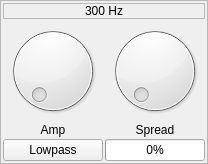
                     <widget class="QFrame" name="frame_25">
                      <property name="frameShape">
                       <enum>QFrame::StyledPanel</enum>
                      </property>
                      <layout class="QGridLayout" name="gridLayout_102">
                       <property name="leftMargin">
                        <number>2</number>
                       </property>
                       <property name="topMargin">
                        <number>2</number>
                       </property>
                       <property name="rightMargin">
                        <number>2</number>
                       </property>
                       <property name="bottomMargin">
                        <number>2</number>
                       </property>
                       <property name="spacing">
                        <number>2</number>
                       </property>
                       <item row="1" column="0">
                        <layout class="QVBoxLayout" name="verticalLayout_55">
                         <item>
                          <widget class="QDial" name="amp_dial_9">
                           <property name="minimum">
                            <number>0</number>
                           </property>
                           <property name="maximum">
                            <number>200</number>
                           </property>
                          </widget>
                         </item>
                         <item>
                          <widget class="QLabel" name="label_129">
                           <property name="text">
                            <string>Amp</string>
                           </property>
                           <property name="alignment">
                            <set>Qt::AlignCenter</set>
                           </property>
                          </widget>
                         </item>
                        </layout>
                       </item>
                       <item row="1" column="1">
                        <layout class="QVBoxLayout" name="verticalLayout_56">
                         <item>
                          <widget class="QDial" name="spread_dial_9">
                           <property name="minimum">
                            <number>1</number>
                           </property>
                           <property name="maximum">
                            <number>500</number>
                           </property>
                          </widget>
                         </item>
                         <item>
                          <widget class="QLabel" name="label_130">
                           <property name="text">
                            <string>Spread</string>
                           </property>
                           <property name="alignment">
                            <set>Qt::AlignCenter</set>
                           </property>
                          </widget>
                         </item>
                        </layout>
                       </item>
                       <item row="2" column="0">
                        <widget class="QPushButton" name="filter_type_btm_9">
                         <property name="text">
                          <string>Lowpass</string>
                         </property>
                        </widget>
                       </item>
                       <item row="2" column="1">
                        <widget class="QProgressBar" name="spread_bar_9">
                         <property name="minimum">
                          <number>1</number>
                         </property>
                         <property name="maximum">
                          <number>500</number>
                         </property>
                         <property name="value">
                          <number>1</number>
                         </property>
                         <property name="alignment">
                          <set>Qt::AlignCenter</set>
                         </property>
                        </widget>
                       </item>
                       <item row="0" column="0" colspan="2">
                        <widget class="QLabel" name="label_131">
                         <property name="frameShape">
                          <enum>QFrame::StyledPanel</enum>
                         </property>
                         <property name="text">
                          <string>300 Hz</string>
                         </property>
                         <property name="alignment">
                          <set>Qt::AlignCenter</set>
                         </property>
                        </widget>
                       </item>
                      </layout>
                     </widget>
